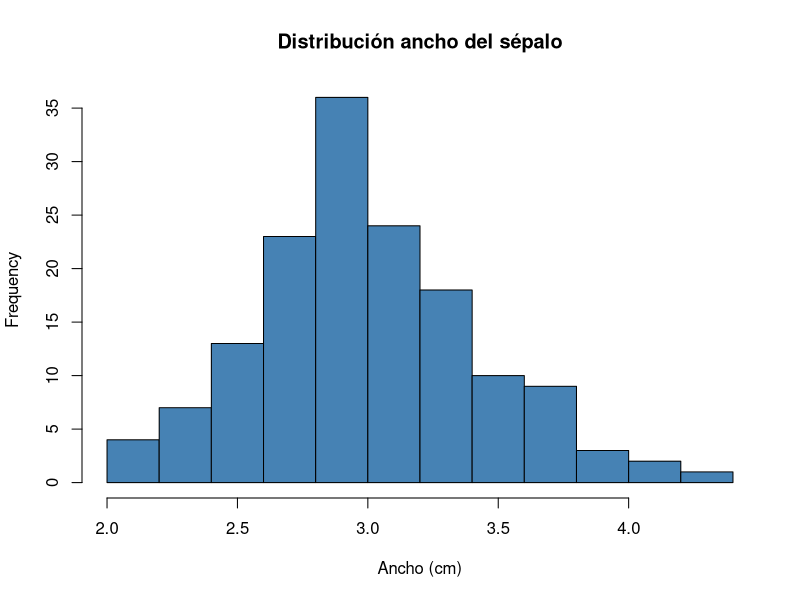
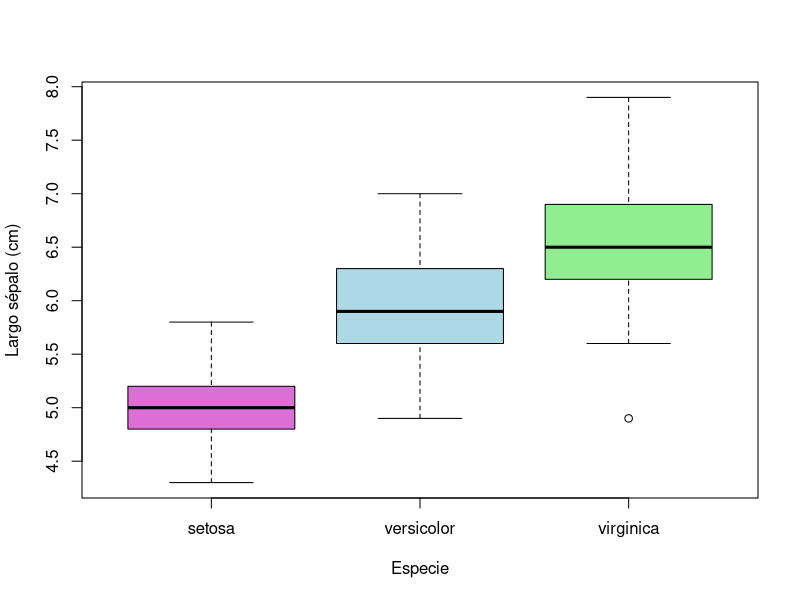
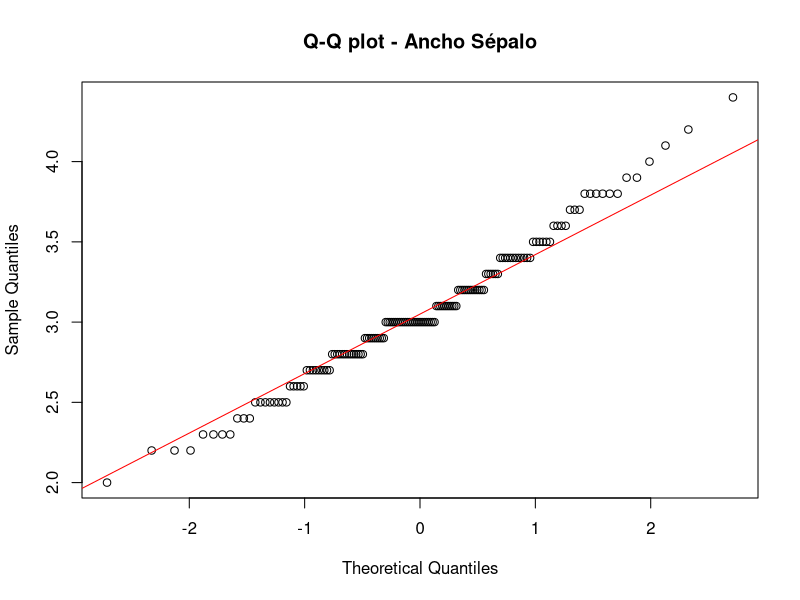
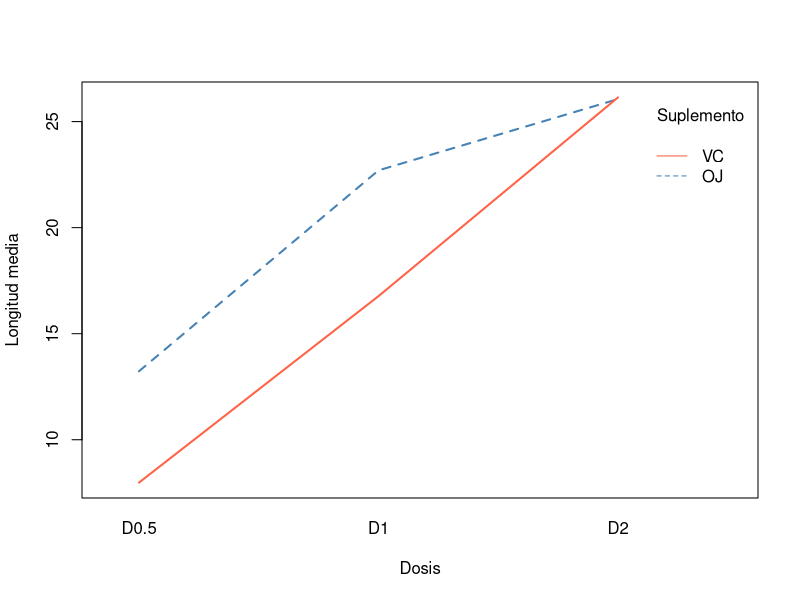
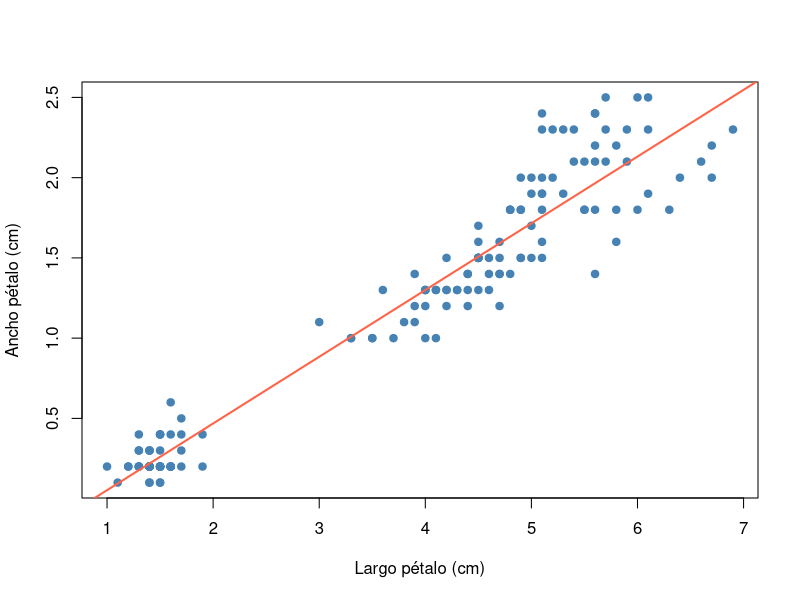
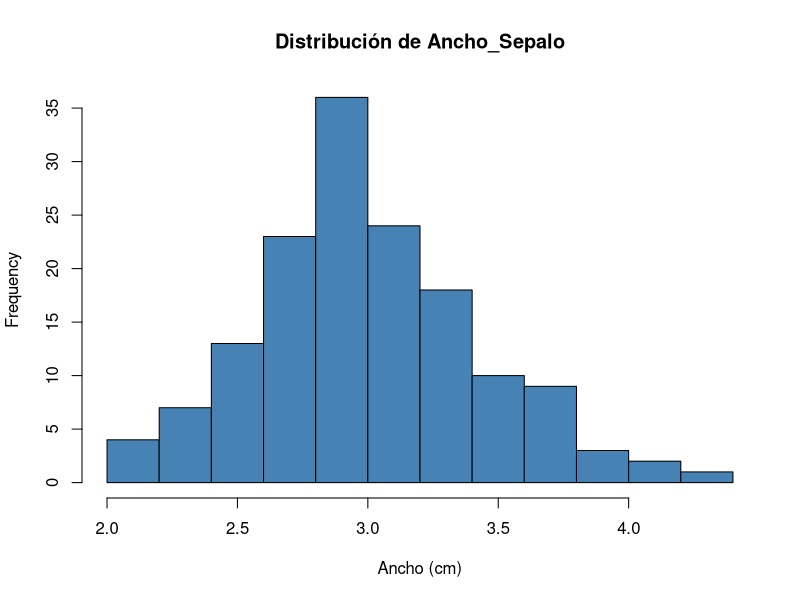
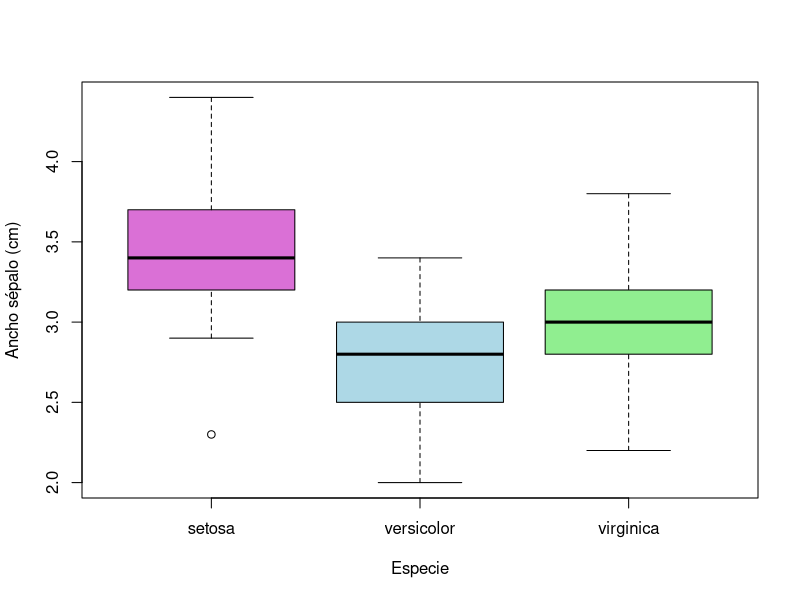

The R script that drew these images, in order:
## ---- chunk 1
data(iris)
colnames(iris) <- c("Largo_Sepalo", "Ancho_Sepalo",
                    "Largo_Petalo", "Ancho_Petalo", "Especie")
str(iris)
## ---- chunk 2
summary(iris)
## ---- chunk 3
mean(iris$Ancho_Sepalo)      # promedio
median(iris$Ancho_Sepalo)    # mediana
## ---- chunk 4
min(iris$Ancho_Sepalo)
max(iris$Ancho_Sepalo)
## ---- chunk 5
sd(iris$Ancho_Sepalo)        # desviación estándar
var(iris$Ancho_Sepalo)       # varianza
## ---- chunk 6
quantile(iris$Ancho_Sepalo, 0.25)   # primer cuartil (Q1)
quantile(iris$Ancho_Sepalo, 0.75)   # tercer cuartil (Q3)
quantile(iris$Ancho_Sepalo)         # todos los cuartiles a la vez
IQR(iris$Ancho_Sepalo)              # rango intercuartil
## ---- chunk 7
colMeans(iris[, 1:4])
## ---- chunk 8
hist(iris$Ancho_Sepalo, main = "Distribución ancho del sépalo",
     xlab = "Ancho (cm)", col = "steelblue")
## ---- chunk 9
boxplot(Largo_Sepalo ~ Especie, data = iris,
        xlab = "Especie", ylab = "Largo sépalo (cm)",
        col = c("orchid", "lightblue", "lightgreen"))
## ---- chunk 10
shapiro.test(iris$Ancho_Sepalo)
## ---- chunk 11
qqnorm(iris$Ancho_Sepalo, main = "Q-Q plot - Ancho Sépalo")
qqline(iris$Ancho_Sepalo, col = "red")
## ---- chunk 12
#            Respuesta   ~ Factor        data = Datos
modelo <- lm(Ancho_Petalo ~ Largo_Petalo, data = iris)
summary(modelo)
## ---- chunk 13
#                   Respuesta  ~ Factor  data = Datos
modelo_anova <- lm(Ancho_Sepalo ~ Especie, data = iris)
anova(modelo_anova)
## ---- chunk 14
fm <- aov(modelo_anova)
TukeyHSD(fm, "Especie", ordered = TRUE)
## ---- chunk 15
data("ToothGrowth")
str(ToothGrowth)
## ---- chunk 16
ToothGrowth$dose <- factor(ToothGrowth$dose,
                           levels = c(0.5, 1, 2),
                           labels = c("D0.5", "D1", "D2"))
head(ToothGrowth)
## ---- chunk 17
anova1 <- aov(len ~ supp + dose, data = ToothGrowth)
summary(anova1)
## ---- chunk 18
anova2 <- aov(len ~ supp * dose, data = ToothGrowth)
summary(anova2)
## ---- chunk 19
interaction.plot(x.factor   = ToothGrowth$dose,
                 trace.factor = ToothGrowth$supp,
                 response   = ToothGrowth$len,
                 col = c("steelblue", "tomato"), lwd = 2,
                 xlab = "Dosis", ylab = "Longitud media",
                 trace.label = "Suplemento")
## ---- chunk 20
t.test(len ~ supp, data = ToothGrowth)
## ---- chunk 21
wilcox.test(len ~ supp, data = ToothGrowth)
## ---- chunk 22
kruskal.test(len ~ dose, data = ToothGrowth)
## ---- chunk 23
cor.test(iris$Largo_Petalo, iris$Ancho_Petalo)
## ---- chunk 24
plot(iris$Largo_Petalo, iris$Ancho_Petalo,
     xlab = "Largo pétalo (cm)", ylab = "Ancho pétalo (cm)",
     pch = 19, col = "steelblue")
abline(lm(Ancho_Petalo ~ Largo_Petalo, data = iris),
       col = "tomato", lwd = 2)
## ---- chunk 25
mean(iris$Ancho_Sepalo)
median(iris$Ancho_Sepalo)
sd(iris$Ancho_Sepalo)
## ---- chunk 26
hist(iris$Ancho_Sepalo, main = "Distribución de Ancho_Sepalo",
     xlab = "Ancho (cm)", col = "steelblue")
## ---- chunk 27
boxplot(Ancho_Sepalo ~ Especie, data = iris,
        col = c("orchid", "lightblue", "lightgreen"),
        xlab = "Especie", ylab = "Ancho sépalo (cm)")
## ---- chunk 28
shapiro.test(iris$Ancho_Sepalo)
## ---- chunk 29
mod <- lm(Ancho_Sepalo ~ Especie, data = iris)
anova(mod)
## ---- chunk 30
TukeyHSD(aov(mod), "Especie", ordered = TRUE)
## ---- chunk 31
cor.test(iris$Largo_Petalo, iris$Ancho_Petalo)
